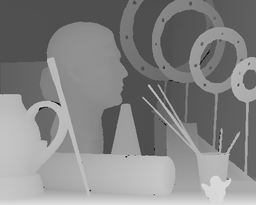
//> input picture SADtest/Data/01_Art/disp_left.png, 256 x 205 px, shrunk from 463 x 370 before the run
$ ./sad Data/01_Art/disp_left.png Data/01_Art/disp_right.png   (built with g++ and OpenCV 4)
//> lines starting //> are read from the running program, lines starting //| are printed output that depends on the picture
/*************************************************************************
    > File Name: sad.cpp
    > Author: ll.pan
    > Mail: ll.pan931204@gmail.com
    > Created Time: Wed 23 Aug 2017 08:29:38 PM CST
 ************************************************************************/

#include <opencv2/opencv.hpp>
#include <iostream>
#include <chrono>
using namespace std;
using namespace cv;

//compute the
float sadValue(const Mat &src1, const Mat &src2);
float getMinSadIndex(vector<float> &sad);
void matDataNormal(const Mat &src, Mat &dst);
void getPointDepthRight(Mat &disparity, const Mat &leftimg, const Mat  &rightimg, const int MaxDisparity, const  int winsize);
void getPointDepthLeft(Mat &disparity, const  Mat &leftimg, const Mat  &rightimg, const int MaxDisparity, const  int winsize);
void crossCheckDiaparity(const Mat &leftdisp, const Mat &rightdisp, Mat &lastdisp, const int MaxDisparity, const int winsize);


float sadValue(const Mat &src1, const Mat &src2)
{
    Mat  matdiff = cv::abs(src1 -src2);
    int  saddiff = cv::sum(matdiff)[0];
    return saddiff;
}

float getMinSadIndex(vector<float> &sad)
{
    float minsad = sad[0];
    int index = 0;
    int len = sad.size();
    for (int i = 1; i < len; ++i)
    {
        if (sad[i] < minsad)
        {
            minsad = sad[i];
            index = i;
        }
    }
    return index;
}

void matDataNormal(const Mat &src, Mat &dst)
{
    normalize(src, dst, 255, 0, NORM_MINMAX );// norm_type = NORM_L2,
    dst.convertTo(dst, CV_8UC1);
}

void getPointDepthRight(Mat &disparity, const Mat &leftimg, const Mat  &rightimg, const int MaxDisparity, const  int winsize)
{
  int row = leftimg.rows;
  int col = leftimg.cols;
  if (leftimg.channels() == 3 && rightimg.channels() == 3){
    cvtColor(leftimg, leftimg, CV_BGR2GRAY);
    cvtColor(rightimg, rightimg, CV_BGR2GRAY);
  }

  //Mat disparity = Mat ::zeros(row,col, CV_32S);
  int w = winsize;
  int rowrange = row - w;
  int colrange = col - w - MaxDisparity;

  for (int i = w; i < rowrange; ++i){
    int *ptr = disparity.ptr<int>(i);
    for (int j = w; j < colrange; ++j){
      //Rect rightrect;
      Mat rightwin = rightimg(Range(i - w,i + w + 1),Range(j - w,j + w + 1));
      std::vector<float> sad(MaxDisparity);
      for (int d = j; d < j + MaxDisparity; ++d){
        //Rect leftrect;
        Mat leftwin = leftimg(Range(i - w,i + w + 1),Range(d - w,d + w + 1));
        sad[d - j] = sadValue(leftwin, rightwin);
      }
      *(ptr + j) = getMinSadIndex(sad);
    }
  }
}

void getPointDepthLeft(Mat &disparity, const  Mat &leftimg, const Mat  &rightimg, const int MaxDisparity, const  int winsize)
{
  int row = leftimg.rows;
  int col = leftimg.cols;
  if (leftimg.channels() == 3 && rightimg.channels() == 3){
    cvtColor(leftimg, leftimg, CV_BGR2GRAY);cvtColor(rightimg, rightimg, CV_BGR2GRAY);
    }

    //Mat disparity = Mat ::zeros(row,col, CV_32S);
    int w = winsize;
    int rowrange = row - w;
    int colrange = col - w;

    for (int i = w; i < rowrange; ++i){
      int *ptr = disparity.ptr<int>(i);
      for (int j = MaxDisparity + w; j < colrange; ++j){
        //Rect leftrect;
        Mat leftwin = leftimg(Range(i - w,i + w + 1),Range(j - w,j + w + 1));
        std::vector<float> sad(MaxDisparity);
        for (int d = j; d >  j -  MaxDisparity; --d){
          //Rect rightrect;
          Mat rightwin = rightimg(Range(i - w,i + w + 1),Range(d - w,d + w + 1));
          sad[j - d] = sadValue(leftwin, rightwin);
        }
        *(ptr + j) = getMinSadIndex(sad);
      }
    }
}

//LRC
void crossCheckDiaparity(const Mat &leftdisp, const Mat &rightdisp, Mat &lastdisp, const int MaxDisparity, const int winsize)
{
  int row = leftdisp.rows;
  int col = rightdisp.cols;
  int w = winsize;
  int rowrange = row - w;
  int colrange = col - MaxDisparity - w;
  int diffthreshold = 2;
  for (int i = w; i < row -w; ++i){
    const int *ptrleft = leftdisp.ptr<int>(i);
    const int *ptrright = rightdisp.ptr<int>(i);
    int *ptrdisp = lastdisp.ptr<int>(i);
    for(int j = MaxDisparity + w; j < col - MaxDisparity - w; ++j){
      int leftvalue = *(ptrleft + j);
      int rightvalue = *(ptrright + j - leftvalue );
      int diff = abs(leftvalue - rightvalue);
      if (diff > diffthreshold)
        *(ptrdisp + j) = 0;
      else
        *(ptrdisp + j) = leftvalue;
    }
  }
}


int main(int argc, char** argv)
{
  Mat leftimg = imread(argv[1],0);
//> leftimg is the input picture: 205 rows x 256 cols, CV_8UC1; min 0, max 231, mean 132.9
  Mat rightimg = imread(argv[2],0);
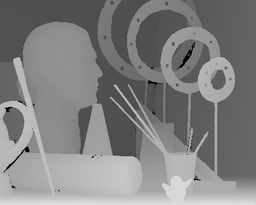
//> input picture SADtest/Data/01_Art/disp_right.png, 256 x 205 px, shrunk from 463 x 370 before the run
//> rightimg is the input picture: 205 rows x 256 cols, CV_8UC1; min 0, max 223, mean 128.9
  if (leftimg.channels() == 3 && rightimg.channels() == 3){
    cvtColor(leftimg, leftimg, CV_BGR2GRAY);
    cvtColor(rightimg, rightimg, CV_BGR2GRAY);
  }
  float scale = 1;
  int row = leftimg.rows * scale;
//> row = 205
  int col = leftimg.cols * scale;
//> col = 256
  resize(leftimg, leftimg, Size( col, row));
  resize(rightimg,rightimg, Size(col, row));
  Mat depthleft = Mat ::zeros(row,col, CV_32S);
  Mat depthright = Mat ::zeros(row,col, CV_32S);
  Mat lastdisp = Mat ::zeros(row,col, CV_32S);
  int MaxDisparity = 60 * scale;
  int winsize = 31*scale;

  chrono::steady_clock::time_point t1 = chrono::steady_clock::now();
  getPointDepthLeft(depthleft, leftimg, rightimg, MaxDisparity,  winsize);
//> after the loop in getPointDepthLeft, `for (int i = w; i < rowrange; ++i)`:
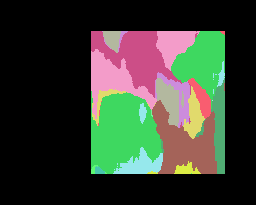
//> disparity: 205 rows x 256 cols, CV_32SC1; 15 distinct labels, from 0 to 35; one colour per label, 0 black
  getPointDepthRight(depthright, leftimg, rightimg, MaxDisparity,  winsize);
//> (the run ends here: the time limit is reached, at `return saddiff;`)
